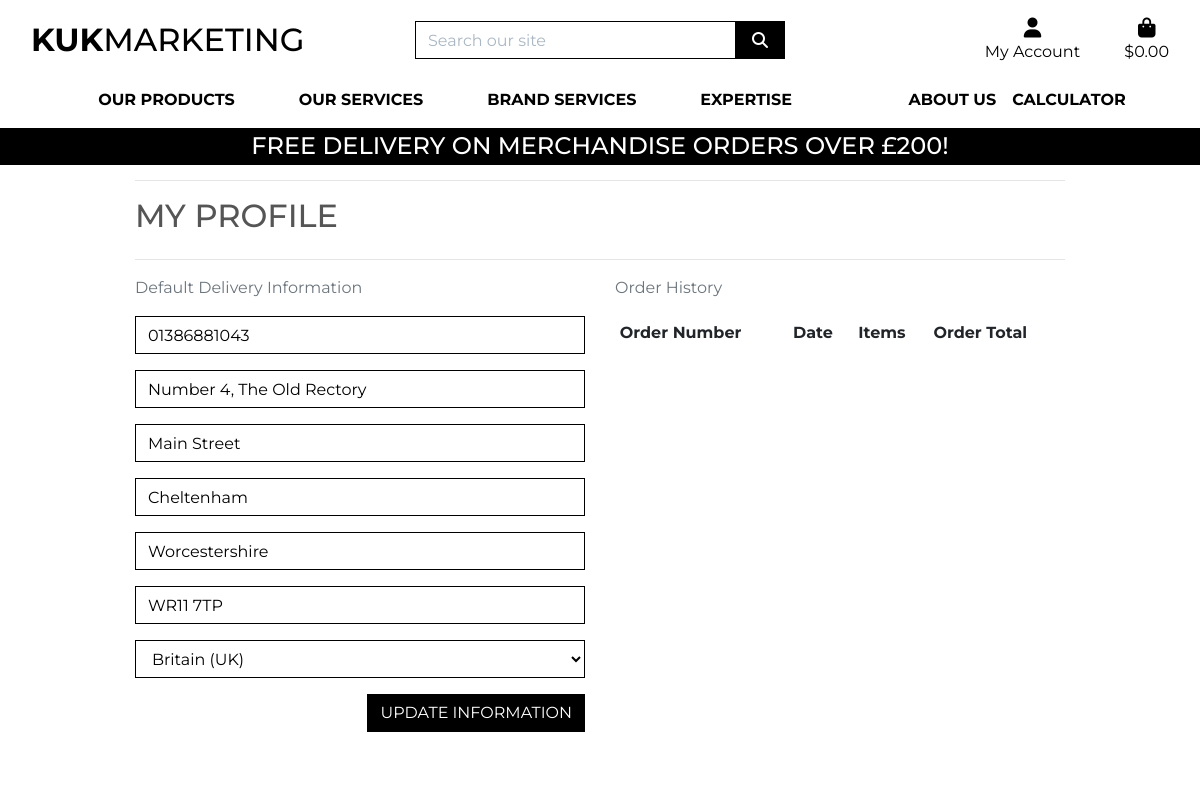
The app's page /profile/ (signed in), older data.
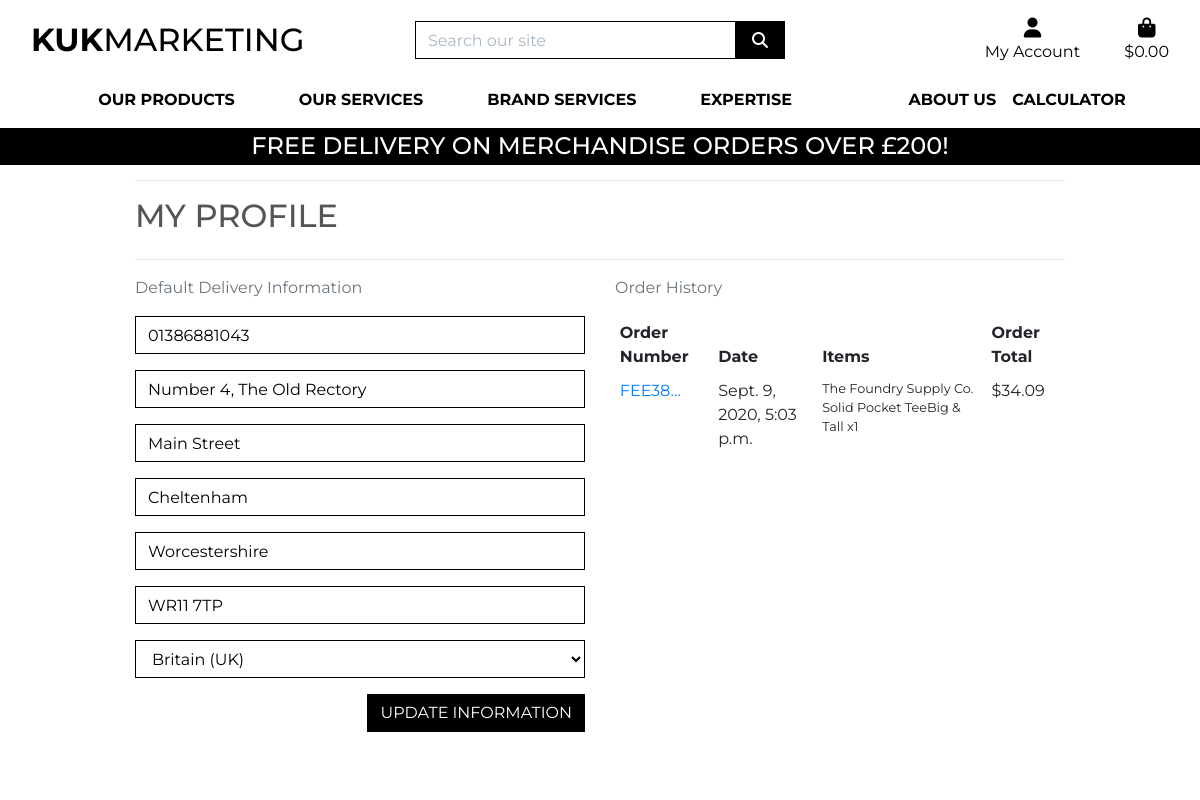
The same page, newer data.
### checkout/models.py (models this page shows, shortened)
class Order(models.Model):
    order_number = models.CharField(max_length=32, null=False, editable=False)
    user_profile = models.ForeignKey(UserProfile, on_delete=models.SET_NULL,
                                     null=True, blank=True, related_name='orders')
    full_name = models.CharField(max_length=50, null=False, blank=False)
    email = models.EmailField(max_length=254, null=False, blank=False)
    phone_number = models.CharField(max_length=20, null=False, blank=False)
    country = CountryField(blank_label='Country *', null=False, blank=False)
    postcode = models.CharField(max_length=20, null=True, blank=True)
    town_or_city = models.CharField(max_length=40, null=False, blank=False)
    street_address1 = models.CharField(max_length=80, null=False, blank=False)
    street_address2 = models.CharField(max_length=80, null=True, blank=True)
    county = models.CharField(max_length=80, null=True, blank=True)
    date = models.DateTimeField(auto_now_add=True)
    delivery_cost = models.DecimalField(max_digits=6, decimal_places=2, null=False, default=0)
    order_total = models.DecimalField(max_digits=10, decimal_places=2, null=False, default=0)
    grand_total = models.DecimalField(max_digits=10, decimal_places=2, null=False, default=0)
    original_bag = models.TextField(null=False, blank=False, default='')
    stripe_pid = models.CharField(max_length=254, null=False, blank=False, default='')

class OrderLineItem(models.Model):
    order = models.ForeignKey(Order, null=False, blank=False, on_delete=models.CASCADE, related_name='lineitems')
    product = models.ForeignKey(Product, null=False, blank=False, on_delete=models.CASCADE)
    product_size = models.CharField(max_length=2, null=True, blank=True) # XS, S, M, L, XL
    quantity = models.IntegerField(null=False, blank=False, default=0)
    lineitem_total = models.DecimalField(max_digits=6, decimal_places=2, null=False, blank=False, editable=False)

### products/models.py (models this page shows, shortened)
class Product(models.Model):
    category = models.ForeignKey('Category', null=True, blank=True, on_delete=models.SET_NULL)
    sku = models.CharField(max_length=254, null=True, blank=True)
    name = models.CharField(max_length=254)
    description = models.TextField()
    has_sizes = models.BooleanField(default=False, null=True, blank=True)
    price = models.DecimalField(max_digits=6, decimal_places=2)
    rating = models.DecimalField(max_digits=6, decimal_places=2, null=True, blank=True)
    image_url = models.URLField(max_length=1024, null=True, blank=True)
    image = models.ImageField(null=True, blank=True)

### profiles/views.py (the view)
# urls.py: path('profile/', include('profiles.urls')),
@login_required
def profile(request):
    profile = get_object_or_404(UserProfile, user=request.user)
    if request.method == 'POST':
        form = UserProfileForm(request.POST, instance=profile)
        if form.is_valid():
            form.save()
            messages.success(request, 'Profile updated successfully')
        else:
            messages.error(request, 'Update failed. Please ensure the form is valid.')
    else:
        form = UserProfileForm(instance=profile)
    orders = profile.orders.all()
    template = 'profiles/profile.html'
    context = {
        'form': form,
        'orders': orders,
        'on_profile_page': True
    }
    return render(request, template, context)

### bag/contexts.py (called while the page is built, shortened)
def bag_contents(request):
    bag_items = []
    total = 0
    product_count = 0
    bag = request.session.get('bag', {})
    if total < settings.FREE_DELIVERY_THRESHOLD:
        delivery = total * Decimal(settings.STANDARD_DELIVERY_PERCENTAGE / 100)
        free_delivery_delta = settings.FREE_DELIVERY_THRESHOLD - total
    else:
        delivery = 0
        free_delivery_delta = 0
    grand_total = delivery + total
    context = {
        'bag_items': bag_items,
        'total': total,
        'product_count': product_count,
        'delivery': delivery,
        'free_delivery_delta': free_delivery_delta,
        'free_delivery_threshold': settings.FREE_DELIVERY_THRESHOLD,
        'grand_total': grand_total,
    }
    return context

### profiles/templates/profiles/profile.html (shortened to what this page needs)
{% extends "base.html" %}
{% load static %}
{% block extra_css %}
    <link rel="stylesheet" href="{% static 'profiles/css/profile.css' %}">
{% endblock %}
{% block page_header %}
    <div class="container header-container">
    </div>
{% endblock %}
{% block content %}
    <div class="overlay"></div>
    <div class="container">
        <div class="row">
            <div class="col">
                <hr>
                <h2 class="logo-font mb-4">My Profile</h2>
                <hr>
            </div>
        </div>
        <div class="row">
            <div class="col-12 col-lg-6">
                <p class="text-muted">Default Delivery Information</p>
                <form class="mt-3" action="{% url 'profile' %}" method="POST" id="profile-update-form">
                    {{ form|crispy }}
                    <button class="btn btn-black rounded-0 text-uppercase float-right">Update Information</button>
                </form>
            </div>
            <div class="col-12 col-lg-6">
                <p class="text-muted">Order History</p>
                <div class="order-history table-responsive">
                    <table class="table table-sm table-borderless">
                        <thead>
                            <tr>
                                <th>Order Number</th>
                                <th>Date</th>
                                <th>Items</th>
                                <th>Order Total</th>
                            </tr>
                        </thead>
                        <tbody>
                            {% for order in orders %}
                                <tr>
                                    <td>
                                        <a href="{% url 'order_history' order.order_number %}"
                                        title="{{ order.order_number }}">
                                            {{ order.order_number|truncatechars:6 }}
                                        </a>
                                    </td>
                                    <td>{{ order.date }}</td>
                                    <td>
                                        <ul class="list-unstyled">
                                            {% for item in order.lineitems.all %}
                                                <li class="small">
                                                    {{ item.product.name }} x{{ item.quantity }}
                                                </li>
                                            {% endfor %}
                                        </ul>
                                    </td>
                                    <td>${{ order.grand_total }}</td>
                                </tr>
                            {% endfor %}
                        </tbody>
                    </table>
                </div>
            </div>
        </div>
{% endblock %}

Row changes from the older to the newer data that the page shows:
added Order: order_number "FEE38…", date "Sept. 9, 2020, 5:03 p.m.", grand_total "34.09"
added OrderLineItem: product.name "The Foundry Supply Co. Solid Pocket TeeBig & Tall", quantity "1"
